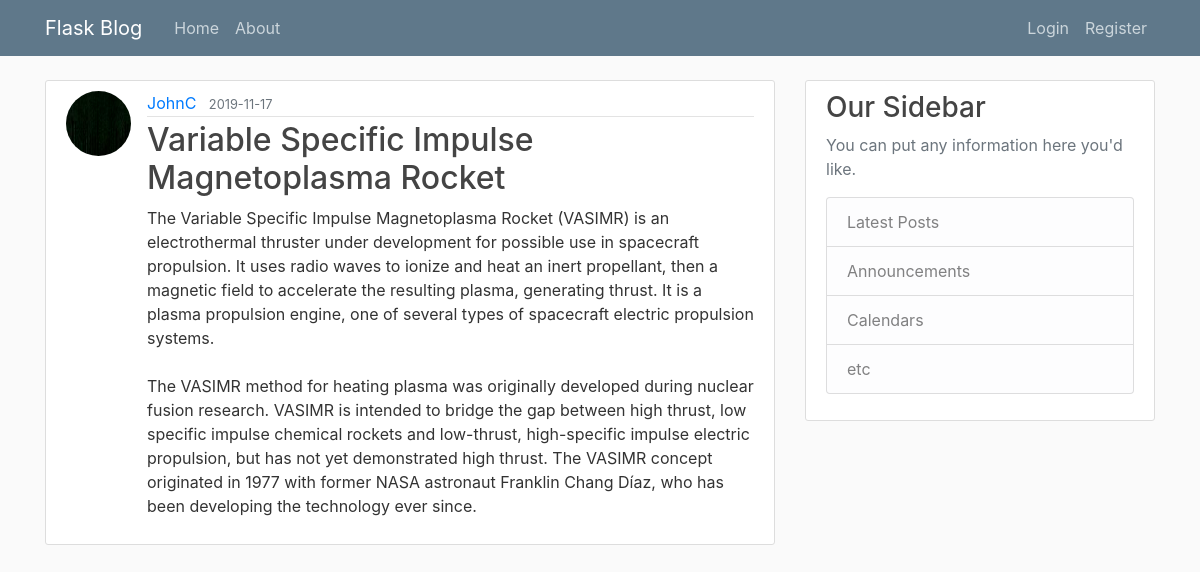
The page /post/12 on the database its author committed.
### flaskblog/models.py (models this page shows, shortened)
class User(db.Model, UserMixin):
    id = db.Column(db.Integer, primary_key=True)
    username = db.Column(db.String(20), unique=True, nullable=False)
    email = db.Column(db.String(120), unique=True, nullable=False)
    image_file = db.Column(db.String(20), nullable=False, default='default.jpg')
    password = db.Column(db.String(60), nullable=False)
    posts = db.relationship('Post', backref='author', lazy=True)

class Post(db.Model):
    id = db.Column(db.Integer, primary_key=True)
    title = db.Column(db.String(100), nullable=False)
    date_posted = db.Column(db.DateTime, nullable=False, default=datetime.utcnow)
    content = db.Column(db.Text, nullable=False)
    user_id= db.Column(db.Integer, db.ForeignKey('user.id'), nullable=False)

### flaskblog/routes.py (the view)
@app.route("/post/<int:post_id>")
def post(post_id):
    post = Post.query.get_or_404(post_id)
    return render_template('post.html', title=post.title, post=post)

### flaskblog/templates/post.html (shortened to what this page needs)
{% extends "layout.html" %}
{% block content %}
<article class="media content-section">
    <img class="rounded-circle article-img" src="{{ url_for('static', filename='profile_pics/' + post.author.image_file) }}">
    <div class="media-body">
        <div class="article-metadata">
            <a class="mr-2" href="{{ url_for('user_posts', username=post.author.username) }}">{{ post.author.username }}</a>
            <small class="text-muted">{{ post.date_posted.strftime('%Y-%m-%d') }}</small>
        </div>
        <h2 class="article-title">{{ post.title }}</a></h2>
        <p class="article-content">{{ post.content }}</p>
    </div>
</article>
{% endblock content %}

### flaskblog/static/main.css (style rules this page uses)
body { background: #fafafa; color: #333333; margin-top: 5rem; }
h1, h2, h3, h4, h5, h6 { color: #444444; }
.content-section { background: #ffffff; padding: 10px 20px; border: 1px solid #dddddd; border-radius: 3px; margin-bottom: 20px; }
.article-title { color: #444444; }
.article-content { white-space: pre-line; }
.article-img { height: 65px; width: 65px; margin-right: 16px; }
.article-metadata { padding-bottom: 1px; margin-bottom: 4px; border-bottom: 1px solid #e3e3e3 }

### rows shown on the page
User: image_file (picture), author.username "JohnC"
Post: date_posted "2019-11-17", title "Variable Specific Impulse Magnetoplasma Rocket", content "The Variable Specific Impulse Magnetoplasma Rocket (VASIMR) is an electrothermal thruster under development for possible use in spacecraft propulsion. It uses radio waves to ionize and heat an inert propellant, then a magnetic field to accelerate the resulting plasma, generating thrust. It is a plasma propulsion engine, one of several types of spacecraft electric propulsion systems. The VASIMR method for heating plasma was originally developed during nuclear fusion research. VASIMR is intended to bridge the gap between high thrust, low specific impulse chemical rockets and low-thrust, high-specific impulse electric propulsion, but has not yet demonstrated high thrust. The VASIMR concept…"
